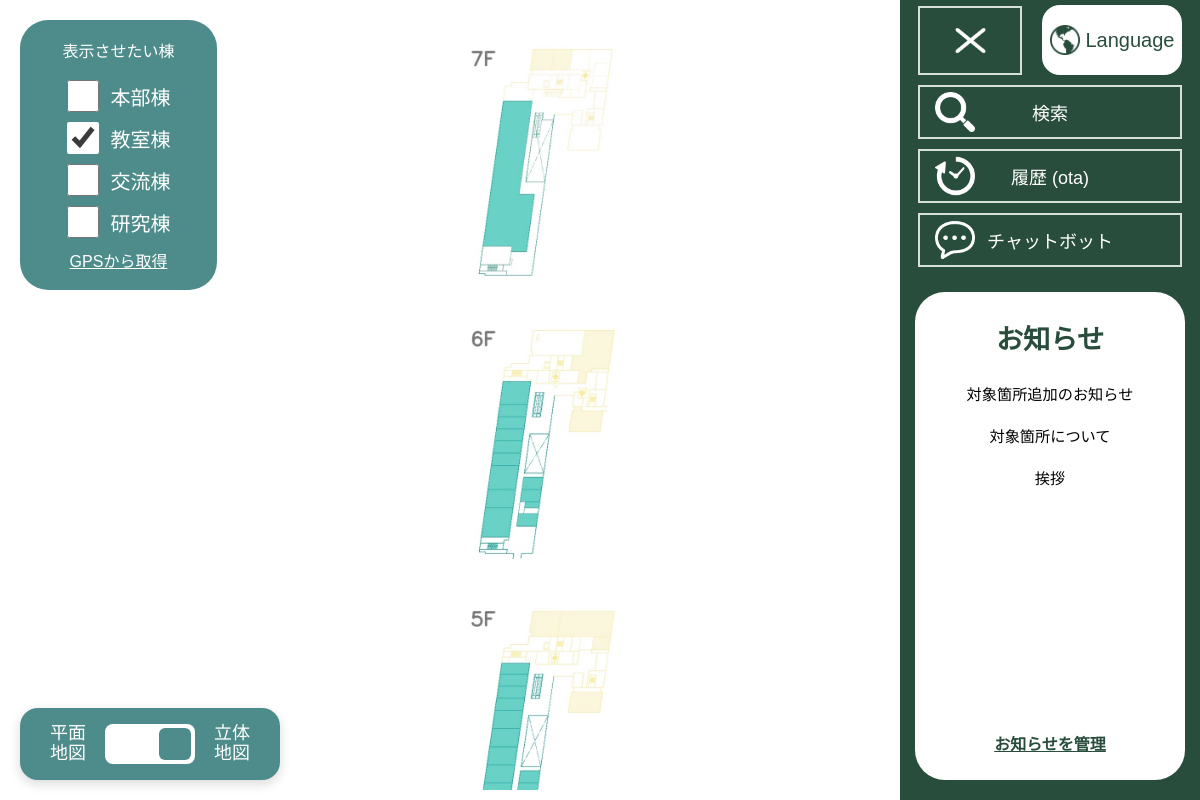
/ (signed in), run on the app's committed database.
### toyosu_campus_navi/models.py (models this page shows)
class UserInfo(AbstractUser):
    language = models.CharField(max_length=16, default="ja")

class Notice(models.Model):
    notice_ID = models.UUIDField(
        primary_key=True, default=uuid.uuid4, editable=False, verbose_name="ID"
    )
    created_at = models.DateTimeField(auto_now_add=True, verbose_name="作成日時")
    updated_at = models.DateTimeField(auto_now=True, verbose_name="更新日時")
    title = models.CharField(blank=False, max_length=127, verbose_name="タイトル")
    body = models.TextField(blank=False, verbose_name="本文")

### toyosu_campus_navi/views.py (the view, shortened to what this page needs)
class IndexView(View):
    def get(self, request):
        nodes = SectionInfoProcess().get_all_sections(request)
        all_notices = NoticeProcess().get_all_notices(request)
        info_to_send = create_info_to_send(request) | {
            "section_names": [node["section_name"] for node in nodes],
            "notices": all_notices["notices"],
            "notices_alert_message": all_notices["alert_message"],
        }
        search_result = request.session.get("search_result")
        request.session["chat_history"] = ""
        return render(request, "toyosu_campus_navi/index.html", info_to_send)

### toyosu_campus_navi/managements.py (called while the page is built)
    def get_all_notices(self, request):
        try:
            all_notice_object = Notice.objects.all()
            notices = []
            for notice_object in all_notice_object:
                notices.append(
                    {
                        "notice_id": notice_object.notice_ID,
                        "title": notice_object.title,
                        "body": notice_object.body,
                        "created_at": notice_object.created_at.strftime(
                            "%Y-%m-%d %H:%M:%S"
                        ),
                        "updated_at": notice_object.updated_at.strftime(
                            "%Y-%m-%d %H:%M:%S"
                        ),
                    }
                )
            return notices
        except Exception as e:
            print(type(e), e)
            return []

    def get_all_node_coordinates(self, request):
        try:
            all_section_object = Section.objects.all()
            nodes = []
            for section_object in all_section_object:
                section_name = (
                    section_object.building
                    + "_"
                    + section_object.floor
                    + "_"
                    + section_object.section
                )
                nodes.append(
                    {
                        "section_name": section_name,
                        "section_id": section_object.section_ID,
                        "node_x": section_object.node_x,
                        "node_y": section_object.node_y,
                    }
                )
            return nodes
        except Exception as e:
            print(type(e), e)
            return []

### toyosu_campus_navi/processes.py (called while the page is built)
    def get_all_notices(self, request):
        try:
            notices = NoticeManagement().get_all_notices(request)
            if notices is None:
                return {
                    "notices": [],
                    "alert_message": "お知らせを取得できませんでした",
                }
            return {"notices": notices, "alert_message": ""}
        except Exception:
            return {"notices": [], "alert_message": "お知らせを取得できませんでした"}

### templates/toyosu_campus_navi/index.html (shortened to what this page needs)
<!doctype html>
<html lang="ja">
<head>
  {% load static %}
  <link rel="stylesheet" href="{% static 'toyosu_campus_navi/css/style.css' %}" />
</head>
<body>
  <div class="app">
    <div class="main">
        {% load static %}
      <div id="whole-map-image-area">
        {% load static %}
        <div class="map-scroll" style="width: 40%; display:block;" data-wing="教室棟">
          <img class="whole-map-img" src="{% static 'toyosu_campus_navi/image/floor_map/教室棟.jpg' %}" />
        </div>
      </div>
      <div class="map-switches-area">
        <div class="dimention-switch">
          <div class="dimention-label left-label">
            平面<br>地図
          </div>
          <div class="dimention-switch-switch" onclick="toggleDimention(this)">
            <div class="dimention-switch-thumb right"></div>
          </div>
          <div class="dimention-label right-label">
            立体<br>地図
          </div>
        </div>
      </div>
      <div class="wing-switch-menu">
        <div class="wing-switch-title">表示させたい棟</div>
        <div>
          <label><input type="checkbox" onchange="changeWing('本部棟',this)" class="wing-switch" name="wing-switch"
              value="本部棟" /> <span class="wing-name notranslate" data-wing="本部棟">本部棟</span></label>
        </div>
        <div>
          <label><input type="checkbox" onchange="changeWing('教室棟',this)" class="wing-switch" value="教室棟"
              name="wing-switch" checked /> <span class="wing-name notranslate" data-wing="教室棟">教室棟</span></label>
        </div>
        <div>
          <label><input type="checkbox" onchange="changeWing('交流棟',this)" class="wing-switch" value="交流棟"
              name="wing-switch" /> <span class="wing-name notranslate" data-wing="交流棟">交流棟</span></label>
        </div>
        <div>
          <label><input type="checkbox" onchange="changeWing('研究棟',this)" class="wing-switch" value="研究棟"
              name="wing-switch" /> <span class="wing-name notranslate" data-wing="研究棟">研究棟</span></label>
        </div>
        <div onclick="changeWingByLocation()" class="wing-gps-button">GPSから取得</div>
      </div>
        {% load static %}
    </div>
    <div class="sidebar" id="index-sidebar">
      <div class="sidebar-square-group">
        <div class="sidebar-button square" onclick="closeSidebar('index-sidebar', 'sidebar-open-button')">
          {% load static %}
          <img src="{% static 'toyosu_campus_navi/image/cross.png' %}" style="width: 45px" />
        </div>
        <div id="language-button" class="sidebar-button square notranslate" onclick="toggleLanguageMenu()">
          <img src="{% static 'toyosu_campus_navi/image/globe.png' %}" class="language-icon">
          Language
        </div>
      </div>
      <div id="sidebar-buttons">
        <div class="sidebar-button" onclick="selectFromMapMode=false; openModal('search-menu')">
          <img src="{%static 'toyosu_campus_navi/image/search.png' %}" class="menu-icon">
          <span>検索</span>
        </div>
        {% if username == "AnonymousUser" %}
        <div class="sidebar-button" onclick="toggleMenu('sidebar-buttons', 'sidebar-login', '')">
          <img src="{% static 'toyosu_campus_navi/image/human.png' %}" class="menu-icon">
          <span>ログイン</span>
        </div>
        {% else %}
        <div class="sidebar-button" onclick="location.href='./history'">
          <img src="{%static 'toyosu_campus_navi/image/history.png' %}" class="menu-icon">
          <span>履歴 <span class="notranslate">({{ username }})</span></span>
        </div>
        {% endif %}
        <div class="sidebar-button" onclick="openModal('chatbot-menu')">
          <img src="{% static 'toyosu_campus_navi/image/chat.png' %}" class="menu-icon">
          <span>チャットボット</span>
        </div>
      </div>
      <div class="sidebar-notice" id="sidebar-notice">
        <h3 class="notice-title">お知らせ</h3>
        {% for notice in notices reversed %}
        <a class="notice-link" href="/notice/{{notice.notice_id}}">{{notice.title}}</a>
        {% endfor %}
        {% if is_superuser %}
        <p id="notice-management-button">
          <a href="/notice/management"><u>お知らせを管理</u></a>
        </p>
        {% endif %}
      </div>
    </div>
  </div>
</body>
{% load static %}
</html>

### static/toyosu_campus_navi/css/style.css (style rules this page uses)
* { margin: 0; padding: 0; font-family: "Noto Sans JP", sans-serif; }
body { top: 0 !important; }
html { margin-top: 0 !important; }
.app { width: 100vw; height: 100vh; display: flex; justify-content: flex-start; overflow: hidden; }
.main { position: relative; padding: 10px; flex: 1 1 0; min-width: 0; display: flex; justify-content: center; align-items: center; overflow: hidden; }
#whole-map-image-area { padding-left: 220px; box-sizing: border-box; width: 100%; height: 100%; display: flex; overflow-y: hidden; overflow-x: auto; flex-shrink: 0; }
.map-scroll { height: 100%; overflow-y: auto; overflow-x: hidden; align-items: flex-start; flex-shrink: 0; margin: 0 auto; }
.whole-map-img { width: auto; max-width: 90%; margin: 0 auto; }
.sidebar { display: flex; width: 300px; height: 100vh; background-color: #294d3c; flex-direction: column; justify-content: flex-start; align-items: center; flex-shrink: 0; transition: opacity 0.3s ease; transition: width 0.5s ease; }
.menu-icon { position: absolute; left: 15px; width: 40px; height: 40px; object-fit: contain; }
.sidebar-button { position: relative; display: flex; justify-content: center; align-items: center; background-color: #294d3c; border: 2px solid #d7dfdb; width: 260px; height: 50px; font-size: large; color: white; margin: 5px; cursor: pointer; }
#language-button { background: white; color: #294d3c; border: none; border-radius: 18px; width: 140px; height: 70px; display: flex; align-items: center; justify-content: center; gap: 6px; font-size: 20px; }
.language-icon { width: 30px; height: 30px; }
.sidebar-notice { width: 90%; max-width: 300px; flex: 1; min-height: 0; background: white; border-radius: 30px; padding: 25px 20px; color: #294d3c; box-sizing: border-box; display: flex; flex-direction: column; align-items: center; margin-top: 20px; margin-bottom: 20px; overflow-y: auto; }
.notice-title { font-size: 1.7rem; color: #294d3c; margin-bottom: 25px; }
.notice-link { font-size: 0.95rem; color: black; text-decoration: none; margin-bottom: 20px; }
#notice-management-button { margin-top: auto; width: 100%; text-align: center; }
#notice-management-button a { color: #294d3c; text-decoration: none; font-weight: bold; }
#sidebar-buttons { display: flex; flex-direction: column; justify-content: center; align-items: center; }
.sidebar-button.square { width: 100px; height: 65px; }
.sidebar-square-group { position: relative; display: flex; gap: 10px; align-items: center; }
.map-switches-area { position: absolute; left: 20px; right: 20px; bottom: 20px; display: flex; align-items: center; gap: 40px; pointer-events: auto; }
.dimention-switch { width: 260px; height: 72px; background: #4d8c8a; border-radius: 18px; display: flex; align-items: center; justify-content: space-around; padding: 0 18px; box-sizing: border-box; box-shadow: 0 4px 12px rgba(0, 0, 0, 0.15); }
.dimention-label { color: white; font-size: 18px; line-height: 1.1; text-align: center; width: 40px; margin: 3px; }
.dimention-switch-switch { width: 90px; height: 40px; background: white; border-radius: 8px; position: relative; cursor: pointer; }
.dimention-switch-thumb { position: absolute; width: 32px; height: 32px; background: #4d8c8a; border-radius: 6px; top: 4px; transition: left 0.3s ease; }
.dimention-switch-thumb.right { left: calc(100% - 36px); }
.wing-switch-menu { position: absolute; top: 20px; left: 20px; display: flex; align-items: center; flex-direction: column; width: 165px; padding: 18px 16px; background: #4d8c8a; border-radius: 28px; color: white; }
.wing-switch-title { margin-bottom: 18px; }
.wing-switch-menu label { display: flex; align-items: center; gap: 12px; font-size: 20px; margin-bottom: 10px; cursor: pointer; }
.wing-switch { width: 32px; height: 32px; accent-color: white; flex-shrink: 0; cursor: pointer; }
.wing-gps-button { text-decoration: underline; cursor: pointer; color: white; }

### data on the page
UserInfo: username "ota"
Notice: title "対象箇所追加のお知らせ"
Notice: title "対象箇所について"
Notice: title "挨拶"
